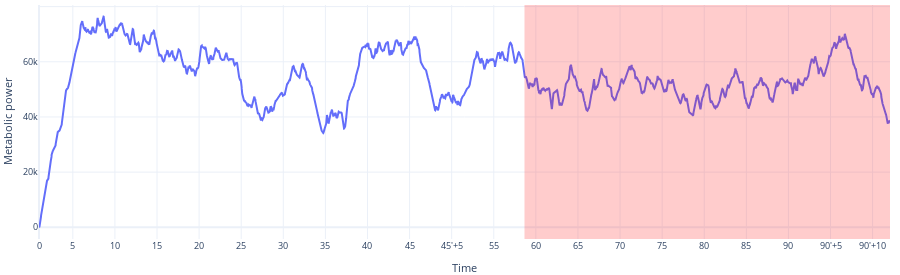

Here is the notebook cell this chart was saved with:
### Code cell
fig = go.Figure()

fig.add_trace(
    go.Scatter(
        x = df_tracking['Time_sec'],
        y = df_tracking['Home_9_Metabolic_power'],
        fillcolor = "#8bcbfc"    
    )
)

fig.add_vrect(
    x0=result[0], 
    x1=result[1], 
    line_width=0, 
    fillcolor="red", 
    opacity=0.2
)

# Define x tick as official time
df_official_clock = df_tracking[['Time_sec','official_clock']].drop_duplicates()
df_official_clock['official_mod'] = df_tracking['official_clock'].apply(lambda x: int(x.split("'+")[-1]))
df_official_clock = df_official_clock[df_official_clock['official_mod'] % 5 == 0].drop_duplicates(subset = 'official_clock')
x_tick_val = df_official_clock['Time_sec'].tolist()
x_tick_labels = df_official_clock['official_clock'].tolist()

fig.update_layout(
    xaxis = dict(
            title = 'Time',
            tickmode = 'array',
            tickvals = x_tick_val,
            ticktext = x_tick_labels
        ),
    yaxis = {
        'title' : 'Metabolic power'
    },
    template="plotly_white",
    legend = dict(
        orientation="h",
        yanchor="bottom",
        y=1.02,
        xanchor="center",
        x=0.5
    ),
    font=dict(
        size=9,
    ),
    margin=dict(
        l=0,
        r=10,
        b=0,
        t=0
    ),
    hoverlabel=dict(
        font_size=11,
    ),
    height = 275,
)
fig.show()

### Figure 1 — Plotly figure (JSON) as saved in the notebook; plotly's stock layout.template omitted (floating-point values rounded to 4 significant figures; data arrays with more than 128 entries replaced by an {"elided": "..."} marker saying what was removed)
{"data": [{"fillcolor": "#8bcbfc", "type": "scatter", "x": {"elided": "6066 int values"}, "y": {"elided": "6066 float values"}}], "layout": {"font": {"size": 9}, "height": 275, "hoverlabel": {"font": {"size": 11}}, "legend": {"orientation": "h", "x": 0.5, "xanchor": "center", "y": 1.02, "yanchor": "bottom"}, "margin": {"b": 0, "l": 0, "r": 10, "t": 0}, "shapes": [{"fillcolor": "red", "line": {"width": 0}, "opacity": 0.2, "type": "rect", "x0": 3460, "x1": 6065, "xref": "x", "y0": 0, "y1": 1, "yref": "y domain"}], "xaxis": {"tickmode": "array", "ticktext": ["0", "5", "10", "15", "20", "25", "30", "35", "40", "45", "45'+5", "55", "60", "65", "70", "75", "80", "85", "90", "90'+5", "90'+10"], "tickvals": [0, 241, 541, 841, 1141, 1441, 1741, 2041, 2341, 2641, 2941, 3241, 3541, 3841, 4141, 4441, 4741, 5041, 5341, 5641, 5941], "title": {"text": "Time"}}, "yaxis": {"title": {"text": "Metabolic power"}}}}
